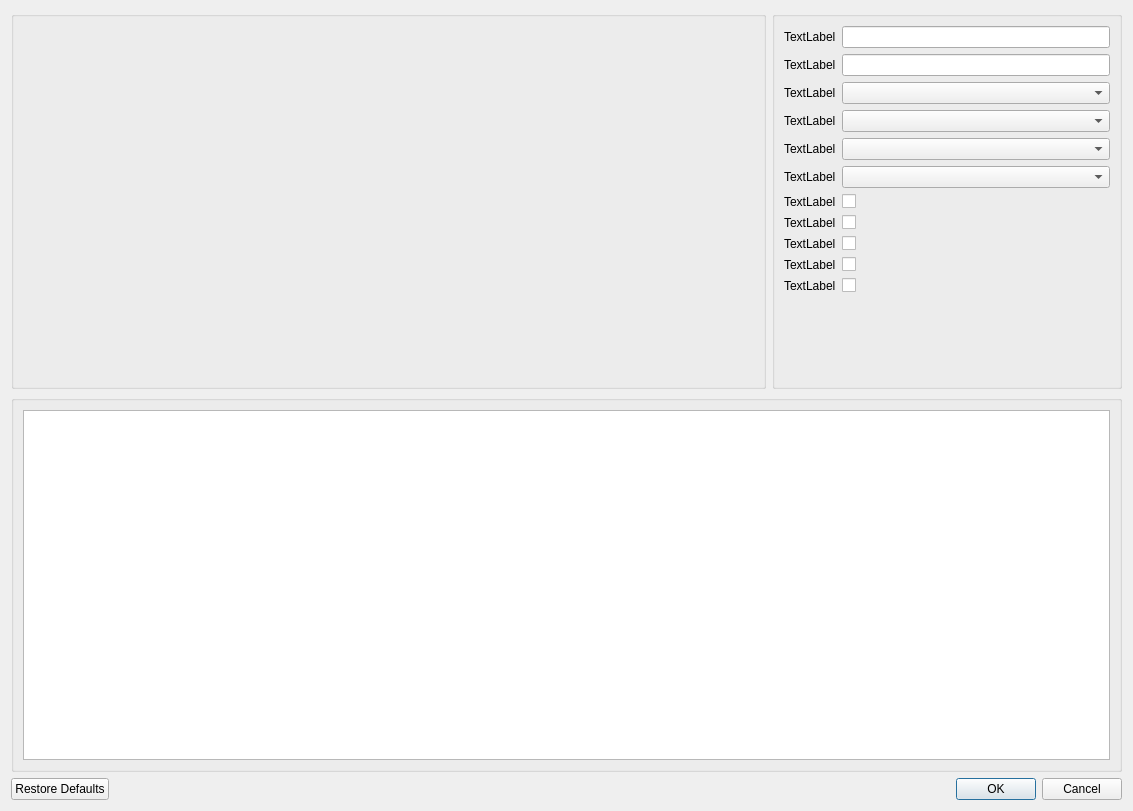
<?xml version="1.0" encoding="UTF-8"?>
<ui version="4.0">
 <class>Dialog</class>
 <widget class="QDialog" name="Dialog">
  <property name="geometry">
   <rect>
    <x>0</x>
    <y>0</y>
    <width>1133</width>
    <height>811</height>
   </rect>
  </property>
  <property name="windowTitle">
   <string>Dialog</string>
  </property>
  <layout class="QGridLayout" name="gridLayout">
   <item row="0" column="0">
    <widget class="QGroupBox" name="paths_groupbox">
     <property name="title">
      <string/>
     </property>
     <layout class="QGridLayout" name="gridLayout_2"/>
    </widget>
   </item>
   <item row="4" column="0" colspan="2">
    <widget class="QDialogButtonBox" name="button_box">
     <property name="orientation">
      <enum>Qt::Horizontal</enum>
     </property>
     <property name="standardButtons">
      <set>QDialogButtonBox::Cancel|QDialogButtonBox::Ok|QDialogButtonBox::RestoreDefaults</set>
     </property>
    </widget>
   </item>
   <item row="0" column="1">
    <widget class="QGroupBox" name="tweaks_groupbox">
     <property name="maximumSize">
      <size>
       <width>350</width>
       <height>16777215</height>
      </size>
     </property>
     <property name="title">
      <string/>
     </property>
     <layout class="QGridLayout" name="gridLayout_3">
      <item row="3" column="0">
       <widget class="QLabel" name="update_chanel_label">
        <property name="text">
         <string>TextLabel</string>
        </property>
       </widget>
      </item>
      <item row="7" column="0">
       <widget class="QLabel" name="check_updates_on_start_label">
        <property name="text">
         <string>TextLabel</string>
        </property>
       </widget>
      </item>
      <item row="6" column="0">
       <widget class="QLabel" name="dark_mode_label">
        <property name="text">
         <string>TextLabel</string>
        </property>
       </widget>
      </item>
      <item row="4" column="0">
       <widget class="QLabel" name="language_label">
        <property name="text">
         <string>TextLabel</string>
        </property>
       </widget>
      </item>
      <item row="8" column="0">
       <widget class="QLabel" name="check_schema_updates_on_start_label">
        <property name="text">
         <string>TextLabel</string>
        </property>
       </widget>
      </item>
      <item row="9" column="0">
       <widget class="QLabel" name="open_workshop_link_in_steam_label">
        <property name="text">
         <string>TextLabel</string>
        </property>
       </widget>
      </item>
      <item row="4" column="2">
       <widget class="KComboBox" name="language_combobox"/>
      </item>
      <item row="5" column="2">
       <widget class="KComboBox" name="date_format_combobox"/>
      </item>
      <item row="0" column="2">
       <widget class="KLineEdit" name="steam_user_id_line_edit"/>
      </item>
      <item row="0" column="0">
       <widget class="QLabel" name="steam_user_id_label">
        <property name="text">
         <string>TextLabel</string>
        </property>
       </widget>
      </item>
      <item row="12" column="2">
       <widget class="QWidget" name="widget" native="true">
        <property name="sizePolicy">
         <sizepolicy hsizetype="Preferred" vsizetype="Preferred">
          <horstretch>0</horstretch>
          <verstretch>20</verstretch>
         </sizepolicy>
        </property>
       </widget>
      </item>
      <item row="2" column="2">
       <widget class="QComboBox" name="default_game_combobox">
        <property name="sizePolicy">
         <sizepolicy hsizetype="MinimumExpanding" vsizetype="Fixed">
          <horstretch>0</horstretch>
          <verstretch>0</verstretch>
         </sizepolicy>
        </property>
       </widget>
      </item>
      <item row="5" column="0">
       <widget class="QLabel" name="date_format_label">
        <property name="text">
         <string>TextLabel</string>
        </property>
       </widget>
      </item>
      <item row="1" column="0">
       <widget class="QLabel" name="steam_api_key_label">
        <property name="text">
         <string>TextLabel</string>
        </property>
       </widget>
      </item>
      <item row="2" column="0">
       <widget class="QLabel" name="default_game_label">
        <property name="text">
         <string>TextLabel</string>
        </property>
       </widget>
      </item>
      <item row="7" column="2">
       <widget class="QCheckBox" name="check_updates_on_start_checkbox">
        <property name="text">
         <string/>
        </property>
       </widget>
      </item>
      <item row="3" column="2">
       <widget class="KComboBox" name="update_chanel_combobox"/>
      </item>
      <item row="6" column="2">
       <widget class="QCheckBox" name="dark_mode_checkbox">
        <property name="text">
         <string/>
        </property>
       </widget>
      </item>
      <item row="9" column="2">
       <widget class="QCheckBox" name="open_workshop_link_in_steam_checkbox">
        <property name="text">
         <string/>
        </property>
       </widget>
      </item>
      <item row="1" column="2">
       <widget class="KLineEdit" name="steam_api_key_line_edit"/>
      </item>
      <item row="8" column="2">
       <widget class="QCheckBox" name="check_schema_updates_on_start_checkbox">
        <property name="text">
         <string/>
        </property>
       </widget>
      </item>
      <item row="10" column="0">
       <widget class="QLabel" name="check_logs_label">
        <property name="text">
         <string>TextLabel</string>
        </property>
       </widget>
      </item>
      <item row="10" column="2">
       <widget class="QCheckBox" name="check_logs_checkbox">
        <property name="text">
         <string/>
        </property>
       </widget>
      </item>
     </layout>
    </widget>
   </item>
   <item row="3" column="0" colspan="2">
    <widget class="QGroupBox" name="tools_groupbox">
     <property name="title">
      <string/>
     </property>
     <layout class="QGridLayout" name="gridLayout_4">
      <item row="0" column="0">
       <widget class="QTableView" name="tools_tableview">
        <property name="contextMenuPolicy">
         <enum>Qt::CustomContextMenu</enum>
        </property>
        <property name="alternatingRowColors">
         <bool>true</bool>
        </property>
        <attribute name="horizontalHeaderCascadingSectionResizes">
         <bool>true</bool>
        </attribute>
        <attribute name="horizontalHeaderStretchLastSection">
         <bool>true</bool>
        </attribute>
       </widget>
      </item>
     </layout>
    </widget>
   </item>
  </layout>
 </widget>
 <customwidgets>
  <customwidget>
   <class>KComboBox</class>
   <extends>QComboBox</extends>
   <header>kcombobox.h</header>
  </customwidget>
  <customwidget>
   <class>KLineEdit</class>
   <extends>QLineEdit</extends>
   <header>klineedit.h</header>
  </customwidget>
 </customwidgets>
 <resources/>
 <connections>
  <connection>
   <sender>button_box</sender>
   <signal>accepted()</signal>
   <receiver>Dialog</receiver>
   <slot>accept()</slot>
   <hints>
    <hint type="sourcelabel">
     <x>248</x>
     <y>254</y>
    </hint>
    <hint type="destinationlabel">
     <x>157</x>
     <y>274</y>
    </hint>
   </hints>
  </connection>
  <connection>
   <sender>button_box</sender>
   <signal>rejected()</signal>
   <receiver>Dialog</receiver>
   <slot>reject()</slot>
   <hints>
    <hint type="sourcelabel">
     <x>316</x>
     <y>260</y>
    </hint>
    <hint type="destinationlabel">
     <x>286</x>
     <y>274</y>
    </hint>
   </hints>
  </connection>
 </connections>
</ui>
